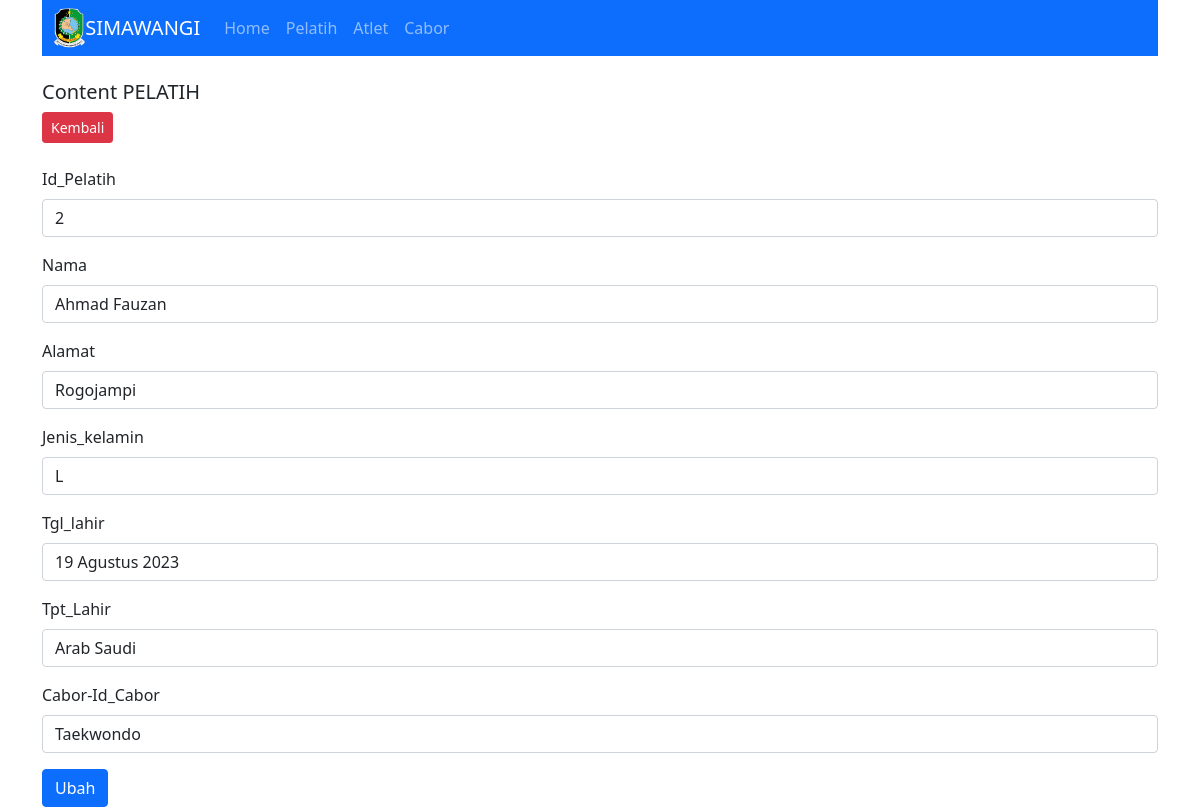
The page /index.php?target=pelatih&act=edit_pelatih&id=2 on the database its author committed.
### tables this page shows
CREATE TABLE `pelatih` (
  `id_pelatih` int(11) NOT NULL,
  `nama` varchar(45) NOT NULL,
  `alamat` varchar(100) NOT NULL,
  `jenis_kelamin` varchar(45) NOT NULL,
  `tgl_lahir` varchar(45) NOT NULL,
  `tpt_lahir` varchar(45) NOT NULL,
  `cabor_id_cabor` varchar(50) NOT NULL
);

### autoload.php (called while the page is built, shortened)
<?php
function autoload($class)
{
    $file = $class . ".php";
}
?>

### config/Query_builder.php (called while the page is built, shortened)
<?php
class Query_builder implements Query
{
    private $v_db, $v_table, $v_select, $v_join, $v_where, $v_order_by, $v_query,
        $v_insert, $v_update, $v_delete;
    public function __construct($dataKoneksi)
    {
        $this->v_db = new \mysqli($dataKoneksi['host'], $dataKoneksi['user'], $dataKoneksi['password'],
            $dataKoneksi['dbname']);
    }
    public function table($table)
    {
        $this->v_table = $table;
        return $this;
    }
    public function where($where)
    {
        if (is_array($where)) {
            $this->v_where = " WHERE ";
            foreach ($where as $key => $value) {
                $this->v_where .= $key . " = '" . $value . "'";
                if ($key == array_key_last($where)) {
                    $this->v_where .= "";
                } else {
                    $this->v_where .= " AND ";
                }
            }
        } else {
            $this->v_where = " WHERE " . $where;
        }
        return $this;
    }
    public function get()
    {
        $this->v_query = "SELECT ";
        if (!empty($this->v_select)) {
            $this->v_query .= $this->v_select . " ";
        } else {
            $this->v_query .= " * ";
        }
        $this->v_query .= " FROM " . $this->v_table . " ";
        if (!empty($this->v_where)) {
            $this->v_query .= $this->v_where . " ";
        }
        return $this;
    }
    public function rowArray()
    {
        $data = $this->v_db->query($this->v_query);
        $row = $data->fetch_array();
        return $row;
    }
}

### master/Pelatih.php (the view, shortened to what this page needs)
<?php
class Pelatih
{
    private $db;
    public function __construct($con)
    {
        $this->db = new Query_builder($con);
    }
    public function edit($id){
        $r = $this->db->table(' pelatih ')->where(" id_pelatih='$id' ")->get()->rowArray();
        $res = '<a href="?target=pelatih" class="btn btn-danger btn-sm">Kembali</a><br><br>';
        $res .= '<form method="post" action="?target=pelatih&act=update_pelatih">
            <input type="hidden" class="form-control" id="param" name="param" value="'.$r['id_pelatih'].'">
            <div class="mb-3">
                <label for="npm" class="form-label">Id_Pelatih</label>
                <input type="text" class="form-control id="npm" name="id_pelatih" value="'.$r['id_pelatih'].'">
            </div>
            <div class="mb-3">
                <label for="nama" class="form-label">Nama</label>
                <input type="text" class="form-control id="nama" name="nama" value="'.$r['nama'].'">
            </div>
            <div class="mb-3">
                <label for="nama" class="form-label">Alamat</label>
                <input type="text" class="form-control id="nama" name="alamat" value="'.$r['alamat'].'">
            </div>
            <div class="mb-3">
                <label for="npm" class="form-label">Jenis_kelamin</label>
                <input type="text" class="form-control id="npm" name="jenis_kelamin" value="'.$r['jenis_kelamin'].'">
            </div>
            <div class="mb-3">
                <label for="npm" class="form-label">Tgl_lahir</label>
                <input type="text" class="form-control id="npm" name="tgl_lahir" value="'.$r['tgl_lahir'].'">
            </div>
            <div class="mb-3">
                <label for="npm" class="form-label">Tpt_Lahir</label>
                <input type="text" class="form-control id="npm" name="tpt_lahir" value="'.$r['tpt_lahir'].'">
            </div>
            <div class="mb-3">
                <label for="npm" class="form-label">Cabor-Id_Cabor</label>
                <input type="text" class="form-control id="npm" name="cabor_id_cabor" value="'.$r['cabor_id_cabor'].'">
            </div>
            </div>
            <button type="submit" class="btn btn-primary">Ubah</button>
        </form>';
        return $res;
}
}

### rows shown on the page
pelatih: id_pelatih "2", nama "Ahmad Fauzan", alamat "Rogojampi", jenis_kelamin "L", tgl_lahir "19 Agustus 2023", tpt_lahir "Arab Saudi", cabor_id_cabor "Taekwondo"

### other values the page prints
$r['Text'] "Home"
$r['Text'] "Pelatih"
$r['Text'] "Atlet"
$r['Text'] "Cabor"
$target "PELATIH"
